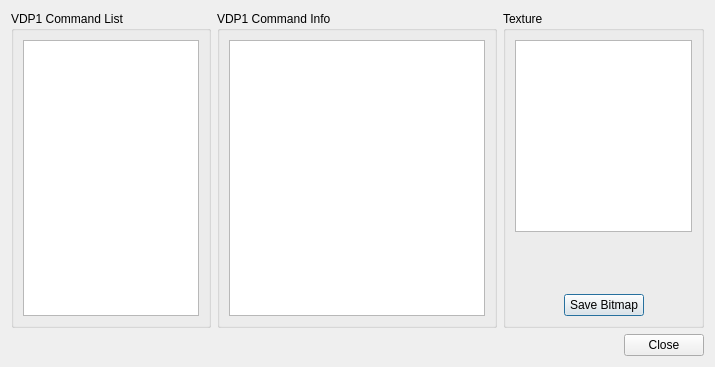
<?xml version="1.0" encoding="UTF-8"?>
<ui version="4.0">
 <class>UIDebugVDP1</class>
 <widget class="QDialog" name="UIDebugVDP1">
  <property name="geometry">
   <rect>
    <x>0</x>
    <y>0</y>
    <width>715</width>
    <height>367</height>
   </rect>
  </property>
  <property name="windowTitle">
   <string>Debug VDP1</string>
  </property>
  <layout class="QVBoxLayout" name="verticalLayout_12">
   <item>
    <layout class="QHBoxLayout" name="horizontalLayout_6">
     <item>
      <widget class="QGroupBox" name="gbCommandList">
       <property name="title">
        <string>VDP1 Command List</string>
       </property>
       <layout class="QVBoxLayout" name="verticalLayout_10">
        <item>
         <widget class="QListWidget" name="lwCommandList"/>
        </item>
       </layout>
      </widget>
     </item>
     <item>
      <widget class="QGroupBox" name="gbCommandInfo">
       <property name="title">
        <string>VDP1 Command Info</string>
       </property>
       <layout class="QVBoxLayout" name="verticalLayout_11">
        <item>
         <widget class="QPlainTextEdit" name="pteCommandInfo">
          <property name="sizePolicy">
           <sizepolicy hsizetype="MinimumExpanding" vsizetype="Expanding">
            <horstretch>0</horstretch>
            <verstretch>0</verstretch>
           </sizepolicy>
          </property>
          <property name="readOnly">
           <bool>true</bool>
          </property>
         </widget>
        </item>
       </layout>
      </widget>
     </item>
     <item>
      <layout class="QVBoxLayout" name="verticalLayout_9">
       <item>
        <widget class="QGroupBox" name="gbTexture">
         <property name="sizePolicy">
          <sizepolicy hsizetype="Preferred" vsizetype="Preferred">
           <horstretch>0</horstretch>
           <verstretch>0</verstretch>
          </sizepolicy>
         </property>
         <property name="title">
          <string>Texture</string>
         </property>
         <layout class="QVBoxLayout" name="verticalLayout_5">
          <item>
           <widget class="QGraphicsView" name="gvTexture">
            <property name="sizePolicy">
             <sizepolicy hsizetype="Expanding" vsizetype="Expanding">
              <horstretch>0</horstretch>
              <verstretch>0</verstretch>
             </sizepolicy>
            </property>
            <property name="sizeIncrement">
             <size>
              <width>0</width>
              <height>0</height>
             </size>
            </property>
           </widget>
          </item>
          <item>
           <spacer name="verticalSpacer">
            <property name="orientation">
             <enum>Qt::Vertical</enum>
            </property>
            <property name="sizeHint" stdset="0">
             <size>
              <width>20</width>
              <height>40</height>
             </size>
            </property>
           </spacer>
          </item>
          <item>
           <layout class="QHBoxLayout" name="horizontalLayout_2">
            <item>
             <spacer name="horizontalSpacer">
              <property name="orientation">
               <enum>Qt::Horizontal</enum>
              </property>
              <property name="sizeHint" stdset="0">
               <size>
                <width>40</width>
                <height>20</height>
               </size>
              </property>
             </spacer>
            </item>
            <item>
             <widget class="QPushButton" name="pbSaveBitmap">
              <property name="text">
               <string>Save Bitmap</string>
              </property>
             </widget>
            </item>
            <item>
             <spacer name="horizontalSpacer_2">
              <property name="orientation">
               <enum>Qt::Horizontal</enum>
              </property>
              <property name="sizeHint" stdset="0">
               <size>
                <width>40</width>
                <height>20</height>
               </size>
              </property>
             </spacer>
            </item>
           </layout>
          </item>
         </layout>
        </widget>
       </item>
      </layout>
     </item>
    </layout>
   </item>
   <item>
    <layout class="QHBoxLayout" name="horizontalLayout_7">
     <item>
      <widget class="QDialogButtonBox" name="dbbButtons">
       <property name="standardButtons">
        <set>QDialogButtonBox::Close</set>
       </property>
      </widget>
     </item>
    </layout>
   </item>
  </layout>
 </widget>
 <resources/>
 <connections>
  <connection>
   <sender>dbbButtons</sender>
   <signal>rejected()</signal>
   <receiver>UIDebugVDP1</receiver>
   <slot>reject()</slot>
   <hints>
    <hint type="sourcelabel">
     <x>347</x>
     <y>321</y>
    </hint>
    <hint type="destinationlabel">
     <x>335</x>
     <y>376</y>
    </hint>
   </hints>
  </connection>
 </connections>
</ui>
